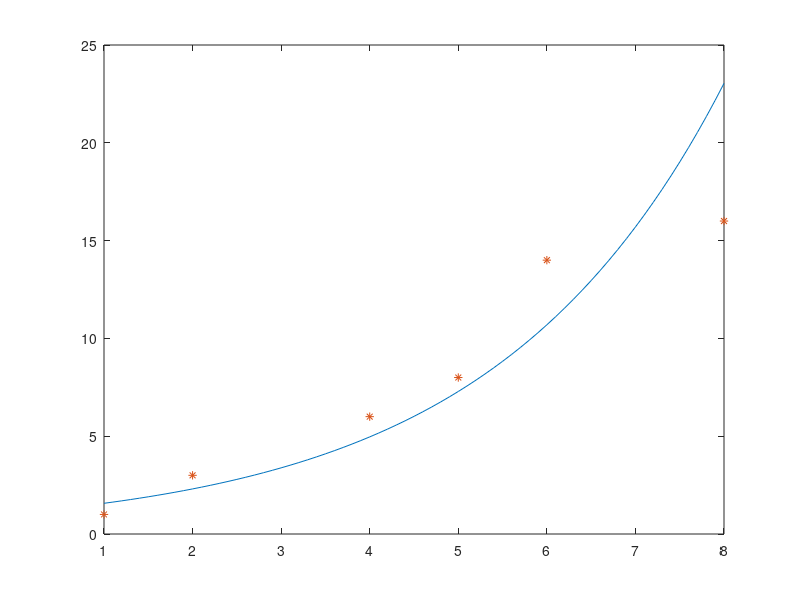

The MATLAB source for this figure:
clc
clear
close all

%y=a*b^x
%lny=lna+xlnb
%n=lna m=lnb y2=lny
%y2=mx+n

x=[1 2 4 5 6 8];
y=[1 3 6 8 14 16];

%Ax=b
%x=inv([n,x1;x1 x2])*[y1;y2]
%eşitliğin solu
n=length(x);
x1=sum(x);%eşitliğin solunda sağ üstte ve sol alttaki değer
x2=sum(x.^2);
%eşitliğin sağı
y1=sum(log(y));%polinoma çevirdiğimizde y'yi ln'li bulmuştuk;
y2=sum(x.*log(y));

A=[n x1;x1 x2];
B=[y1;y2];
xm=A\B; %Ax=b x=inverse(A)*B
a=exp(xm(1));%polinoma çevirdiğimizde a ln'liydi
b=exp(xm(2));

xp=1:0.1:8;%plot x'i ve y'si fit edilen
yp=a*b.^xp;
plot(xp,yp,x,y,"*")

y3=a*b^3;

fprintf("a is %f \nb is %f\ny is %f when x=3",a,b,y3)